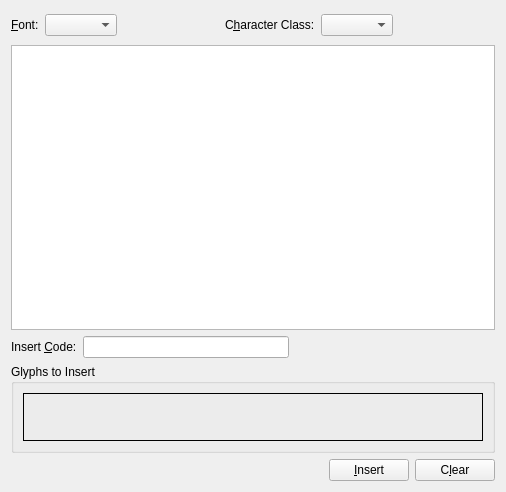
<ui version="4.0" >
 <class>CharSelectEnhanced</class>
 <widget class="QDialog" name="CharSelectEnhanced" >
  <property name="geometry" >
   <rect>
    <x>0</x>
    <y>0</y>
    <width>506</width>
    <height>492</height>
   </rect>
  </property>
  <property name="windowTitle" >
   <string>Enhanced Character Palette</string>
  </property>
  <layout class="QGridLayout" name="gridLayout" >
   <item row="0" column="0" >
    <widget class="QLabel" name="label" >
     <property name="text" >
      <string>&amp;Font:</string>
     </property>
     <property name="buddy" >
      <cstring>fontSelector</cstring>
     </property>
    </widget>
   </item>
   <item row="0" column="1" >
    <widget class="FontCombo" name="fontSelector" />
   </item>
   <item row="0" column="2" >
    <spacer>
     <property name="orientation" >
      <enum>Qt::Horizontal</enum>
     </property>
     <property name="sizeHint" stdset="0" >
      <size>
       <width>38</width>
       <height>20</height>
      </size>
     </property>
    </spacer>
   </item>
   <item row="0" column="3" >
    <widget class="QLabel" name="label_2" >
     <property name="text" >
      <string>C&amp;haracter Class:</string>
     </property>
     <property name="buddy" >
      <cstring>rangeSelector</cstring>
     </property>
    </widget>
   </item>
   <item row="0" column="4" >
    <widget class="QComboBox" name="rangeSelector" />
   </item>
   <item row="0" column="5" >
    <spacer>
     <property name="orientation" >
      <enum>Qt::Horizontal</enum>
     </property>
     <property name="sizeHint" stdset="0" >
      <size>
       <width>66</width>
       <height>28</height>
      </size>
     </property>
    </spacer>
   </item>
   <item row="1" column="0" colspan="6" >
    <widget class="CharTableView" name="m_charTable" >
     <property name="minimumSize" >
      <size>
       <width>340</width>
       <height>0</height>
      </size>
     </property>
     <property name="toolTip" >
      <string>You can see a thumbnail if you press and hold down the right mouse button.
The Insert key inserts a Glyph into the Selection below and the Delete key removes the last inserted one</string>
     </property>
     <property name="dragDropOverwriteMode" >
      <bool>false</bool>
     </property>
     <property name="dragDropMode" >
      <enum>QAbstractItemView::DragOnly</enum>
     </property>
     <property name="selectionMode" >
      <enum>QAbstractItemView::SingleSelection</enum>
     </property>
    </widget>
   </item>
   <item row="2" column="0" colspan="6" >
    <layout class="QHBoxLayout" name="horizontalLayout" >
     <item>
      <widget class="QLabel" name="label_3" >
       <property name="text" >
        <string>Insert &amp;Code:</string>
       </property>
       <property name="buddy" >
        <cstring>hexLineEdit</cstring>
       </property>
      </widget>
     </item>
     <item>
      <widget class="QLineEdit" name="hexLineEdit" >
       <property name="toolTip" >
        <string>Type in a four digit Unicode value directly here</string>
       </property>
       <property name="maxLength" >
        <number>32767</number>
       </property>
      </widget>
     </item>
     <item>
      <spacer name="horizontalSpacer" >
       <property name="orientation" >
        <enum>Qt::Horizontal</enum>
       </property>
       <property name="sizeHint" stdset="0" >
        <size>
         <width>40</width>
         <height>20</height>
        </size>
       </property>
      </spacer>
     </item>
    </layout>
   </item>
   <item row="3" column="0" colspan="6" >
    <widget class="QGroupBox" name="groupBox" >
     <property name="title" >
      <string>Glyphs to Insert</string>
     </property>
     <layout class="QGridLayout" name="gridLayout_1" >
      <item row="0" column="0" >
       <widget class="QLabel" name="sample" >
        <property name="minimumSize" >
         <size>
          <width>460</width>
          <height>48</height>
         </size>
        </property>
        <property name="frameShape" >
         <enum>QFrame::Box</enum>
        </property>
        <property name="lineWidth" >
         <number>1</number>
        </property>
       </widget>
      </item>
     </layout>
    </widget>
   </item>
   <item row="4" column="0" colspan="6" >
    <layout class="QHBoxLayout" name="_2" >
     <item>
      <spacer>
       <property name="orientation" >
        <enum>Qt::Horizontal</enum>
       </property>
       <property name="sizeHint" stdset="0" >
        <size>
         <width>40</width>
         <height>20</height>
        </size>
       </property>
      </spacer>
     </item>
     <item>
      <widget class="QPushButton" name="insertButton" >
       <property name="toolTip" >
        <string>Insert the characters at the cursor in the text</string>
       </property>
       <property name="text" >
        <string>&amp;Insert</string>
       </property>
       <property name="autoDefault" >
        <bool>false</bool>
       </property>
      </widget>
     </item>
     <item>
      <widget class="QPushButton" name="deleteButton" >
       <property name="toolTip" >
        <string>Delete the current selection(s).</string>
       </property>
       <property name="text" >
        <string>C&amp;lear</string>
       </property>
       <property name="autoDefault" >
        <bool>false</bool>
       </property>
      </widget>
     </item>
    </layout>
   </item>
  </layout>
 </widget>
 <customwidgets>
  <customwidget>
   <class>FontCombo</class>
   <extends>QComboBox</extends>
   <header>ui/fontcombo.h</header>
  </customwidget>
  <customwidget>
   <class>CharTableView</class>
   <extends>QTableView</extends>
   <header>chartableview.h</header>
  </customwidget>
 </customwidgets>
 <resources/>
 <connections/>
</ui>
